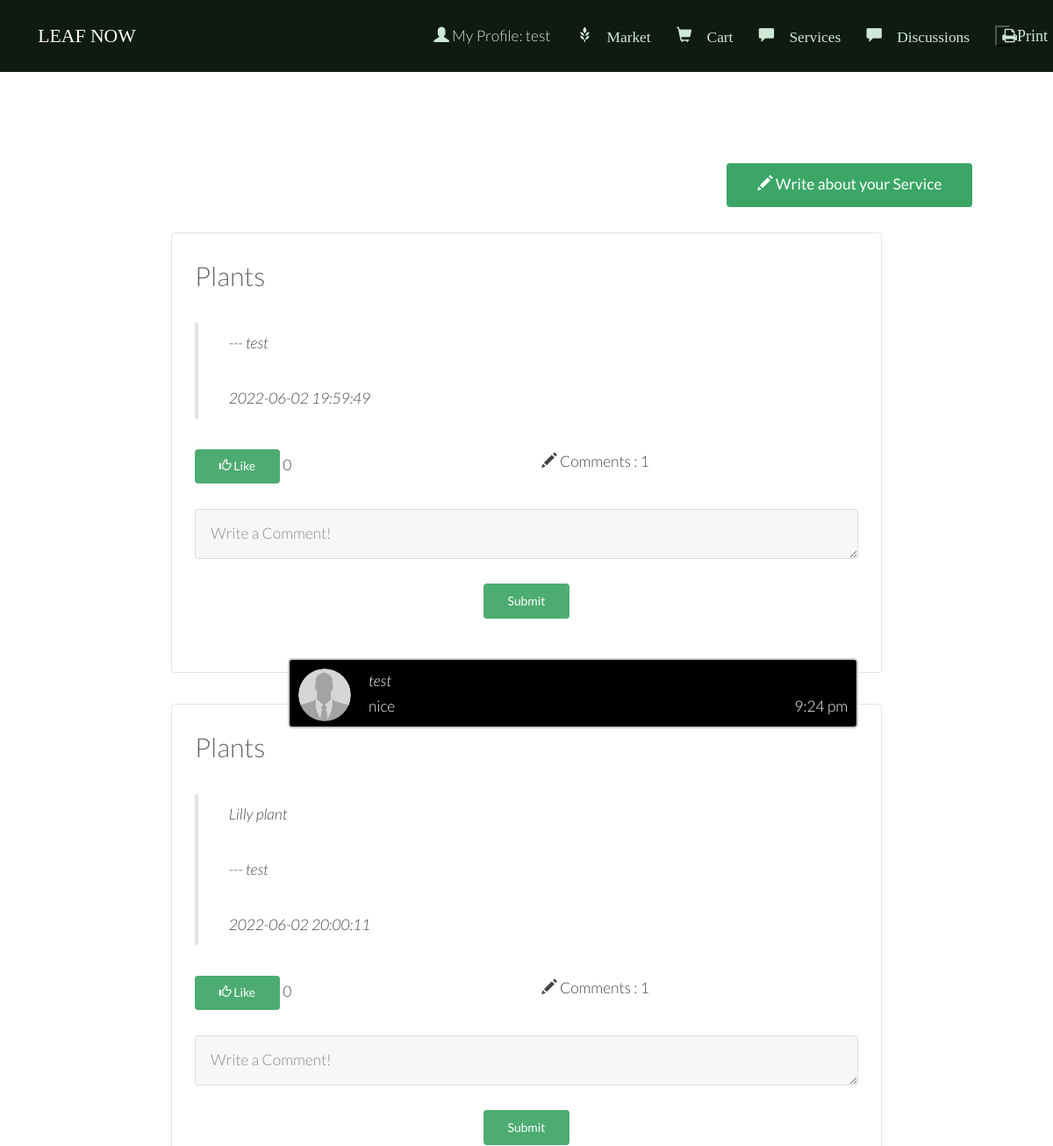
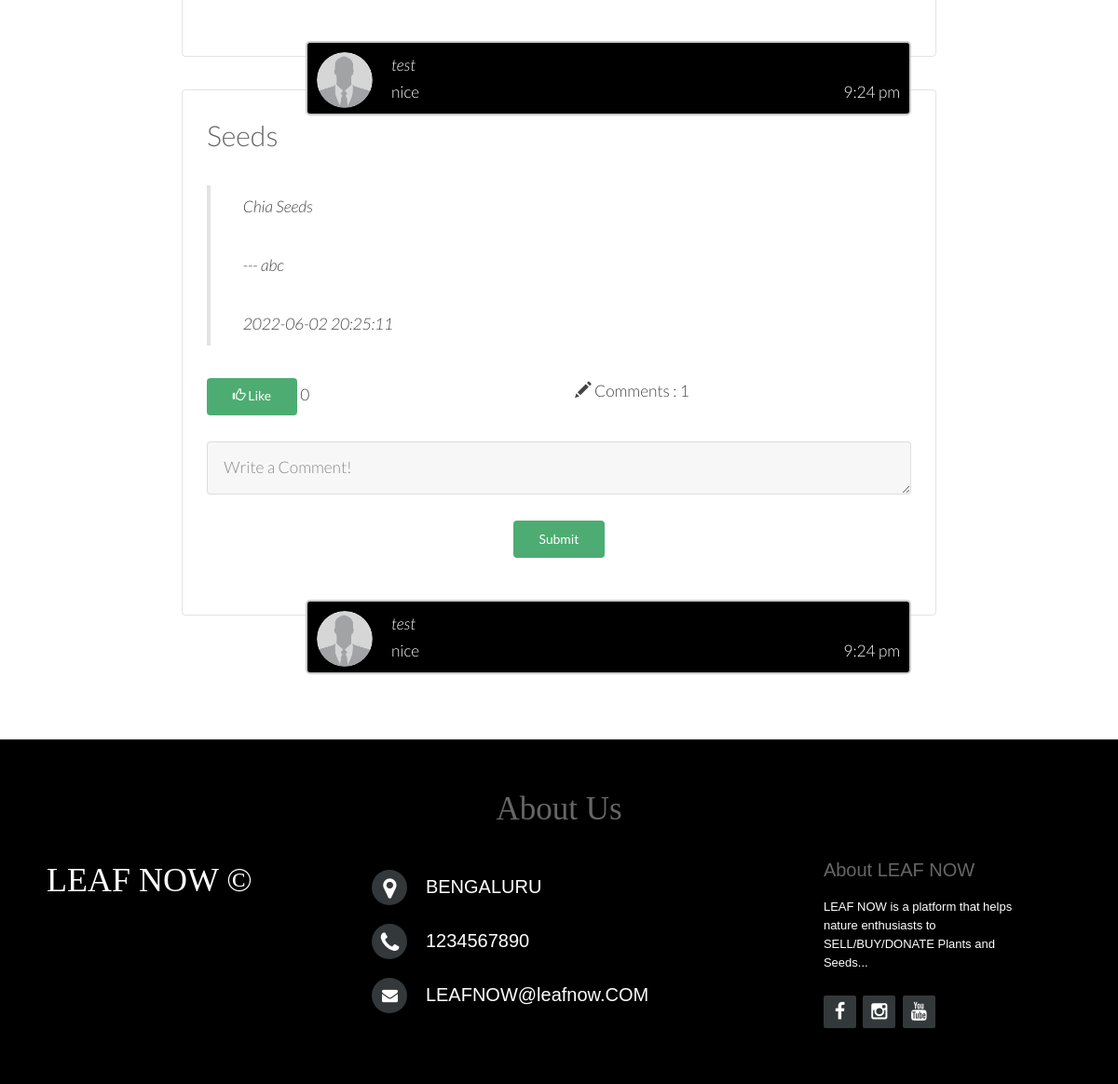
Page /serviceView.php (signed in) on the committed database (2 pictures, top to bottom).
### tables this page shows
CREATE TABLE `servicedata` (
  `serviceId` int(10) NOT NULL,
  `serviceUser` varchar(256) NOT NULL,
  `serviceTitle` varchar(256) NOT NULL,
  `serviceContent` longtext NOT NULL,
  `serviceTime` timestamp NOT NULL DEFAULT current_timestamp(),
  `likes` int(10) NOT NULL DEFAULT 0
);

CREATE TABLE `servicefeedback` (
  `serviceId` int(10) NOT NULL,
  `comment` varchar(256) NOT NULL,
  `servicetUser` varchar(256) NOT NULL,
  `servicePic` varchar(256) NOT NULL DEFAULT 'profile0.png',
  `serviceTime` timestamp NOT NULL DEFAULT current_timestamp()
);

### serviceView.php (the view, shortened to what this page needs)
<?php
	require 'db.php';
	$sql = "SELECT * FROM servicedata ORDER BY serviceId DESC";
	$result = mysqli_query($conn, $sql);
	function formatDate($date)
	{
		return date('g:i a', strtotime($date));
	}
?>
<!DOCTYPE HTML>
<html>
	<head>
        <link href="bootstrap\css\bootstrap.min.css" rel="stylesheet">
		<link rel="stylesheet" href="css/skel.css" />
		<link rel="stylesheet" href="css/style.css" />
		<link rel="stylesheet" href="css/style-xlarge.css" />
		<link rel="stylesheet" href="Blog/commentBox.css" />
		<link rel="stylesheet" href="indexfooter.css" />
	</head>
	<body class="subpage">
		<?php
			require 'menu.php';
		?>
			<section id="main" class="wrapper">
				<div class="inner">
					<div class="container" style="width: 70%">
					<div class="row uniform">
						<div class="9u 12u$(small)">
						</div>
						<div class="3u 12u$(small)">
							<a href="servicewrite.php" class="button"><span class="glyphicon glyphicon-pencil"></span> Write about your Service</a>
						</div>
					</div>
					<br />
					<?php
						while($row = $result->fetch_array()) :
							$id = $row['serviceId'];
							$sql = "SELECT * FROM servicefeedback WHERE serviceId = '$id'";
							$result1 = mysqli_query($conn, $sql);
							$numComment = mysqli_num_rows($result1);
					?>
					<div class="box">
						<h2><?= $row['serviceTitle']; ?></h2>
						<blockquote>
							<?= $row['serviceContent']; ?>
							<p>--- <?= $row['serviceUser']; ?></p>
							<p><?= $row['serviceTime']; ?></p>
						</blockquote>
						<form method="post" action="serviceView.php">
							<div class="row">
								<div class="6u 12u$(xsmall)">
									<button class = "button special small" name="<?php echo 'like'.$id; ?>">
									<span class="glyphicon glyphicon-thumbs-up"></span> Like</button>
									<span><?= $row['likes']?></span>
								</div>
								<div class="6u 12u$(xsmall)">
									<span class="glyphicon glyphicon-pencil"></span> Comments : <?= $numComment ?></button>
								</div>
								<div class="12u$">
									<br>
									<textarea name="comment" id="comment" rows="1" placeholder="Write a Comment!"></textarea>
								</div>
								<div class="12u$">
									<center>
									<br>
									<input type="submit" name="<?php echo 'submit'.$id; ?>" class="button special small" value="Submit"/>
									</center>
								</div>
							</div>
						</form>
						<?php
							if($result1) :
								while($row1 = $result1->fetch_array()) :
						?>
							<div class="con darker">
								<img src="<?php echo 'images/profileImages/'.$row1['servicePic']?>" alt="Avatar"><span><em><?= $row1['servicetUser']; ?></em></span>
								<br>
								<?= $row1['comment']; ?>
								<span class="time-right"><?= formatDate($row1['serviceTime']); ?></span>
							</div>
							<?php endwhile; ?>
						<?php endif; ?>
					</div>
					<?php endwhile; ?>
				</div>
			</section>
			<footer class="footer-distributed" style="background-color:black" id="aboutUs">
		<center>
			<h1 style="font: 35px Times New Roman;">About Us</h1>
		</center>
		<div class="footer-left">
			<h3 style="font-family: 'Times New Roman', cursive;">LEAF NOW &copy; </h3>
			<br />
			<br />
		</div>
		<div class="footer-center">
			<div>
				<i class="fa fa-map-marker"></i>
				<p style="font-size:20px">BENGALURU</p>
			</div>
			<div>
				<i class="fa fa-phone"></i>
				<p style="font-size:20px">1234567890</p>
			</div>
			<div>
				<i class="fa fa-envelope"></i>
				<p style="font-size:20px"><a href="mailto:agroculture@gmail.com" style="color:white">LEAFNOW@leafnow.COM</a></p>
			</div>
		</div>
		<div class="footer-right">
			<p class="footer-company-about" style="color:white">
				<span style="font-size:20px"><b>About LEAF NOW</b></span>
				LEAF NOW is a platform that helps nature enthusiasts to SELL/BUY/DONATE Plants and Seeds...
			</p>
			<div class="footer-icons">
				<a  href="#"><i style="margin-left: 0;margin-top:5px;"class="fa fa-facebook"></i></a>
				<a href="#"><i style="margin-left: 0;margin-top:5px" class="fa fa-instagram"></i></a>
				<a href="#"><i style="margin-left: 0;margin-top:5px" class="fa fa-youtube"></i></a>
			</div>
		</div>
	</footer>
	</body>
</html>

### menu.php
<?php
	if(isset($_SESSION['logged_in']) AND $_SESSION['logged_in'] == 1)
	{
		$loginProfile = "My Profile: ". $_SESSION['Username'];
		$logo = "glyphicon glyphicon-user";
		if($_SESSION['Category']!= 1)
		{
			$link = "Login/profile.php";
		}
		else {
				$link = "profileView.php";
		}
	}
	else
	{
		$loginProfile = "Login";
		$link = "index.php";
		$logo = "glyphicon glyphicon-log-in";
	}
?>
<!DOCTYPE html>
			<header id="header">
				<h1><a href="index.php">LEAF NOW</a></h1>
				<nav id="nav">
					<ul>
						<li><a href="<?= $link; ?>"><span class="<?php echo $logo; ?>"></span><?php echo" ". $loginProfile; ?></a></li>
						<li><a href="market.php"><span class="glyphicon glyphicon-grain"> Market</a></li>
						<li><a href="myCart.php"><span class="glyphicon glyphicon-shopping-cart"> Cart</a></li>
						<li><a href="serviceView.php"><span class="glyphicon glyphicon-comment"> Services</a></li>
						<li><a href="blogView.php"><span class="glyphicon glyphicon-comment"> Discussions</a></li>
						<li><button type="button" style="font-size:18px;color:#CEE8D8; width:18px; cursor: pointer; background-color:transparent;" class="fa fa-print fa-2x" OnClick="window.print()">Print</button></li>
					</ul>
				</nav>
			</header>
	</body>
</html>

### css/skel.css (style rules this page uses)
html,body,div,span,applet,object,iframe,h1,h2,h3,h4,h5,h6,p,blockquote,pre,a,abbr,acronym,address,big,cite,code,del,dfn,em,img,ins,kbd,q,s,samp,small,strike,strong,sub,sup,tt,var,b,u,i,center,dl,dt,dd,ol,ul,li,fieldset,form,label,legend,table,caption,tbody,tfoot,thead,tr,th,td,article,aside,canvas,details,embed,figure,figcaption,footer,header,hgroup,menu,nav,output,ruby,section,summary,time,mark,audio,video { margin:0;padding:0;border:0;font-size:100%;font:inherit;vertical-align:baseline; }
article,aside,details,figcaption,figure,footer,header,hgroup,menu,nav,section { display:block; }
body { line-height:1; }
ol,ul { list-style:none; }
blockquote,q { quotes:none; }
blockquote:before,blockquote:after,q:before,q:after { content:'';content:none; }
body { -webkit-text-size-adjust:none }
*, *:before, *:after { -moz-box-sizing: border-box; -webkit-box-sizing: border-box; box-sizing: border-box; }
body { min-width: 1200px; }
.container { margin-left: auto; margin-right: auto; width: 1200px; }
.row { border-bottom: solid 1px transparent; }
.row > * { float: left; }
.row:after, .row:before { content: ''; display: block; clear: both; height: 0; }
.row.uniform > * > :first-child { margin-top: 0; }
.row.uniform > * > :last-child { margin-bottom: 0; }
.row > * { padding: 0 0 0 2em; }
.row { margin: 0 0 0 -2em; }
.row.uniform > * { padding: 2em 0 0 2em; }
.row.uniform { margin: -2em 0 0 -2em; }
.\31 2u, .\31 2u\24, .\31 2u\28 1\29, .\31 2u\24\28 1\29 { width: 100%; clear: none; }
.\39 u, .\39 u\24, .\39 u\28 1\29, .\39 u\24\28 1\29 { width: 75%; clear: none; }
.\36 u, .\36 u\24, .\36 u\28 1\29, .\36 u\24\28 1\29 { width: 50%; clear: none; }
.\33 u, .\33 u\24, .\33 u\28 1\29, .\33 u\24\28 1\29 { width: 25%; clear: none; }
.\31 2u\24 + *, .\31 2u\24\28 1\29 + *, .\31 1u\24 + *, .\31 1u\24\28 1\29 + *, .\31 0u\24 + *, .\31 0u\24\28 1\29 + *, .\39 u\24 + *, .\39 u\24\28 1\29 + *, .\38 u\24 + *, .\38 u\24\28 1\29 + *, .\37 u\24 + *, .\37 u\24\28 1\29 + *, .\36 u\24 + *, .\36 u\24\28 1\29 + *, .\35 u\24 + *, .\35 u\24\28 1\29 + *, .\34 u\24 + *, .\34 u\24\28 1\29 + *, .\33 u\24 + *, .\33 u\24\28 1\29 + *, .\32 u\24 + *, .\32 u\24\28 1\29 + *, .\31 u\24 + *, .\31 u\24\28 1\29 + * { clear: left; }

### css/style-xlarge.css (style rules this page uses)
body, input, select, textarea { font-size: 13pt; }

### Blog/commentBox.css (style rules this page uses)
.con { border: 2px solid #dedede; background-color: #f1f1f1; border-radius: 5px; padding: 10px; margin: 10px 0; color: #fff; width: 650px; height:80px; word-wrap:break-word; }
.darker { border-color: #ccc; background-color: #000; float: right; }
.con::after { content: ""; clear: both; display: table; }
.con img { float: left; max-width: 60px; width: 80%; margin-right: 20px; border-radius: 50%; }
.time-right { position: relative; float: right; color: #fff; }

### indexFooter.css (style rules this page uses)
.footer-distributed { background-color: #292c2f; box-shadow: 0 1px 1px 0 rgba(0, 0, 0, 0.12); box-sizing: border-box; width: 100%; text-align: left; font: 16px sans-serif; padding: 55px 50px; }
.footer-distributed .footer-left, .footer-distributed .footer-center, .footer-distributed .footer-right { display: inline-block; vertical-align: top; }
.footer-distributed .footer-left { width: 30%; }
.footer-distributed h3 { color: #ffffff; font: normal 36px 'Cookie', cursive; margin: 0; }
.footer-distributed .footer-center { width: 45%; }
.footer-distributed .footer-center i { background-color: #33383b; color: #ffffff; font-size: 25px; width: 38px; height: 38px; border-radius: 50%; text-align: center; line-height: 42px; margin: 10px 15px; vertical-align: middle; }
.footer-distributed .footer-center i.fa-envelope { font-size: 17px; line-height: 38px; }
.footer-distributed .footer-center p { display: inline-block; color: #ffffff; vertical-align: middle; margin:0; }
.footer-distributed .footer-center p a { color: #5383d3; text-decoration: none;; }
.footer-distributed .footer-right { width: 20%; }
.footer-distributed .footer-company-about { line-height: 20px; color: #92999f; font-size: 13px; font-weight: normal; margin: 0; }
.footer-distributed .footer-company-about span { display: block; color: #ffffff; font-size: 14px; font-weight: bold; margin-bottom: 20px; }
.footer-distributed .footer-icons { margin-top: 25px; }
.footer-distributed .footer-icons a { display: inline-block; width: 35px; height: 35px; cursor: pointer; background-color: #33383b; border-radius: 2px; font-size: 20px; color: #ffffff; text-align: center; line-height: 35px; margin-right: 3px; margin-bottom: 5px; }

### css/style-large.css (style rules this page uses)
body, input, select, textarea { font-size: 13pt; }

### rows in the picture
servicedata: serviceTitle "Plants", serviceUser "test", serviceTime "2022-06-02 19:59:49", likes "0", numComment "1"
servicefeedback: servicePic (picture), servicetUser "test", comment "nice", serviceTime "9:24 pm"
servicedata: serviceTitle "Plants", serviceContent "Lilly plant", serviceUser "test", serviceTime "2022-06-02 20:00:11", likes "0", numComment "1"
servicedata: serviceTitle "Seeds", serviceContent "Chia Seeds", serviceUser "abc", serviceTime "2022-06-02 20:25:11", likes "0", numComment "1"

### other values in the picture
$loginProfile "My Profile: test"
